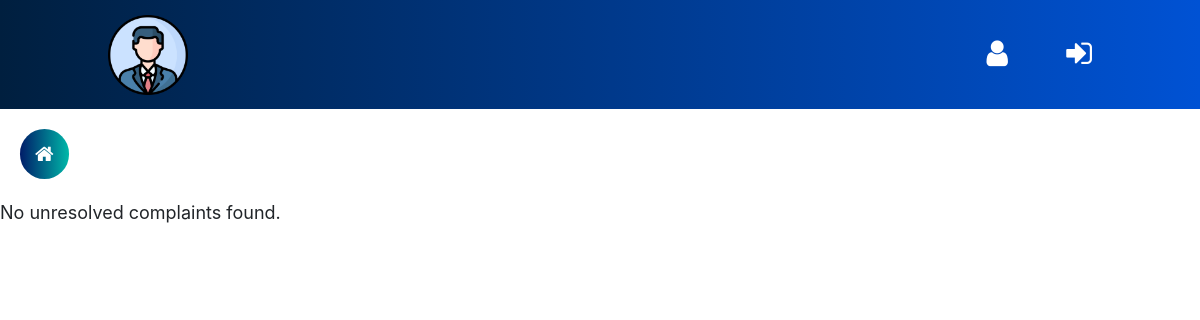
The page /users/admin/Includes/complaintView.php (signed in) on the database as committed earlier.
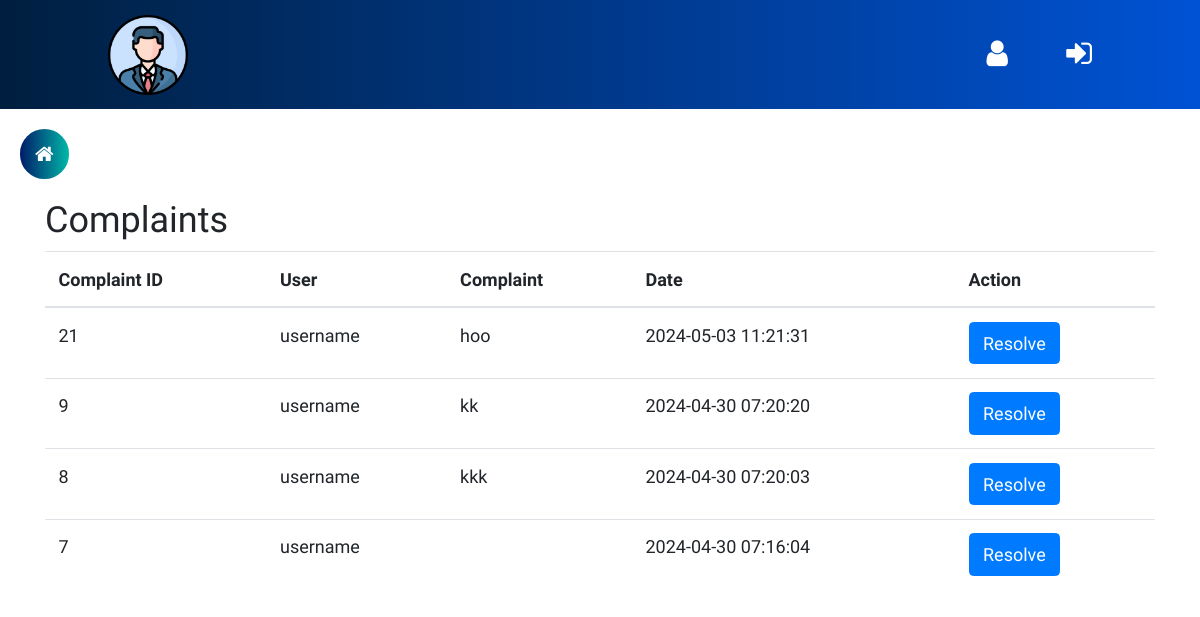
The same page on the database as committed later.
### tables this page shows
CREATE TABLE `complain` (
  `complain_id` int(11) NOT NULL,
  `user_id` int(11) DEFAULT NULL,
  `complain_text` varchar(20) DEFAULT NULL,
  `complain_date` timestamp NOT NULL DEFAULT current_timestamp(),
  `resolved` tinyint(1) DEFAULT 0
);

CREATE TABLE `user` (
  `user_id` int(11) NOT NULL,
  `admin_id` int(11) DEFAULT NULL,
  `username` varchar(255) DEFAULT NULL,
  `password` varchar(255) DEFAULT NULL,
  `email` varchar(255) DEFAULT NULL,
  `phone_number` varchar(20) DEFAULT NULL,
  `address` varchar(255) DEFAULT NULL,
  `otp` int(11) DEFAULT NULL,
  `contact_num` varchar(20) DEFAULT NULL
);

### users/admin/Includes/complaintView.php (the view, shortened to what this page needs)
<?php
require_once('../../../connection/session.php');
?>
<!DOCTYPE html>
<html lang="en">
<head>
    <link rel="stylesheet" href="https://cdn.jsdelivr.net/npm/bootstrap@4.0.0/dist/css/bootstrap.min.css">
        <link rel="stylesheet" href="https://cdnjs.cloudflare.com/ajax/libs/font-awesome/4.7.0/css/font-awesome.min.css">
       <link rel="stylesheet" href="/newproject/users/admin/assets/css/style.css"></link>
    <link rel="stylesheet" href="../../../assets/style.css">
</head>
<body>
<?php
         include "../adminHeader.php";
         include "../sidebar.php";
?>
<?php
$sql = "SELECT c.complain_id, c.complain_text, c.complain_date, u.username ,u.email
        FROM complain c
        INNER JOIN user u ON c.user_id = u.user_id
        WHERE c.resolved = 0
        ORDER BY c.complain_date DESC";
$result = $con->query($sql);
if ($result->num_rows > 0) {
    ?>
<div class="container">
    <h2>Complaints</h2>
    <table class="table">
        <thead>
            <tr>
                <th>Complaint ID</th>
                <th>User</th>
                <th>Complaint</th>
                <th>Date</th>
                <th>Action</th>
            </tr>
        </thead>
        <tbody>
            <?php while($row = $result->fetch_assoc()): ?>
                <tr>
                    <td><?= $row['complain_id'] ?></td>
                    <td><?= $row['username'] ?></td>
                    <td><?= $row['complain_text'] ?></td>
                    <td><?= $row['complain_date'] ?></td>
                    <td>
                        <form action='' method='post'>
                            <input class="btn btn-primary" type='submit' name='resolve' value='Resolve'>
                        </form>
                    </td>
                </tr>
                <?php endwhile; ?>
            </tbody>
        </table>
        </div>
        <?php
} else {
    echo "No unresolved complaints found.";
}
?>
</body>
</html>

### users/admin/adminHeader.php (shortened to what this page needs)
 <nav  class="navbar navbar-expand-lg navbar-light px-5" style="background: linear-gradient(to right, #001f3f, #0052D4);
">
    <a class="navbar-brand ml-5" href="./index.php">
        <img src="/newproject/users/admin/assets/images/logo.png" width="80" height="80" alt="Swiss Collection">
    </a>
    <div class="user-cart">
          <a href="/newproject/users/admin/index.php" style="text-decoration:none;">
            <i class="fa fa-user mr-5" style="font-size:30px; color:#fff;" aria-hidden="true"></i>
         </a>
            <a href="/newproject/assets/logout.php" style="text-decoration:none;">
                    <i class="fa fa-sign-in mr-5" style="font-size:30px; color:#fff;" aria-hidden="true"></i>
            </a>
    </div>
</nav>

### users/admin/sidebar.php (shortened to what this page needs)
<div id="main">
    <button class="openbtn" onclick="openNav()"><i class="fa fa-home"></i></button>
</div>

### users/admin/assets/css/style.css (style rules this page uses)
* { margin: 0; padding: 0; font-family: 'Work Sans', sans-serif; font-size: 18px; }
a { text-decoration: none; }
.openbtn { font-size: 20px; cursor: pointer; padding: 10px 15px; border: none; border-radius: 100px; color: #fff; background: linear-gradient(to right, #001c68, #00b8a9); }
#main { transition: margin-left .5s; padding: 20px; }

Rows that differ between the two databases and show on the page:
added complain: complain_id "21", user.username "username", complain_text "hoo", complain_date "2024-05-03 11:21:31"
added complain: complain_id "9", user.username "username", complain_text "kk", complain_date "2024-04-30 07:20:20"
added complain: complain_id "8", user.username "username", complain_text "kkk", complain_date "2024-04-30 07:20:03"
added complain: complain_id "7", user.username "username", complain_date "2024-04-30 07:16:04"
Other text that changed with them:
text no longer shown: "No unresolved complaints found."
text now shown: "Complaints Complaint ID User Complaint Date Action"
